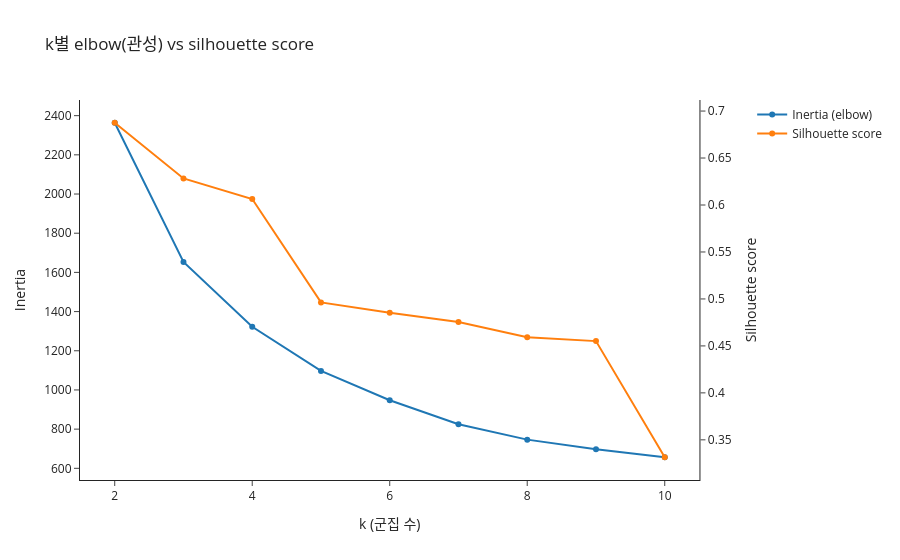

This figure's notebook cell:
### Code cell
from sklearn.cluster import KMeans
from sklearn.metrics import silhouette_score

K_range = range(2, 11)
inertias = []
silhouettes = []

for k in K_range:
    km = KMeans(n_clusters=k, random_state=42, n_init=10)
    labels = km.fit_predict(pattern_scaled)
    inertias.append(km.inertia_)
    silhouettes.append(silhouette_score(pattern_scaled, labels))

fig = make_subplots(specs=[[{"secondary_y": True}]])
fig.add_trace(go.Scatter(x=list(K_range), y=inertias, name='Inertia (elbow)', mode='lines+markers'), secondary_y=False)
fig.add_trace(go.Scatter(x=list(K_range), y=silhouettes, name='Silhouette score', mode='lines+markers'), secondary_y=True)
fig.update_layout(title='k별 elbow(관성) vs silhouette score', xaxis_title='k (군집 수)', template='simple_white')
fig.update_yaxes(title_text='Inertia', secondary_y=False)
fig.update_yaxes(title_text='Silhouette score', secondary_y=True)
fig.show()
fig.write_html("html/1_6.html")

### Figure 1 — Plotly figure (JSON) as saved in the notebook; plotly's stock layout.template omitted (floating-point values rounded to 4 significant figures)
{"data": [{"mode": "lines+markers", "name": "Inertia (elbow)", "type": "scatter", "x": [2, 3, 4, 5, 6, 7, 8, 9, 10], "xaxis": "x", "y": [2364.0, 1654.0, 1322.0, 1097.0, 947.3, 824.8, 746.4, 697.6, 656.5], "yaxis": "y"}, {"mode": "lines+markers", "name": "Silhouette score", "type": "scatter", "x": [2, 3, 4, 5, 6, 7, 8, 9, 10], "xaxis": "x", "y": [0.6876, 0.6283, 0.6064, 0.4963, 0.4852, 0.4755, 0.4592, 0.4551, 0.3315], "yaxis": "y2"}], "layout": {"title": {"text": "k별 elbow(관성) vs silhouette score"}, "xaxis": {"anchor": "y", "domain": [0, 0.94], "title": {"text": "k (군집 수)"}}, "yaxis": {"anchor": "x", "domain": [0, 1], "title": {"text": "Inertia"}}, "yaxis2": {"anchor": "x", "overlaying": "y", "side": "right", "title": {"text": "Silhouette score"}}}}
